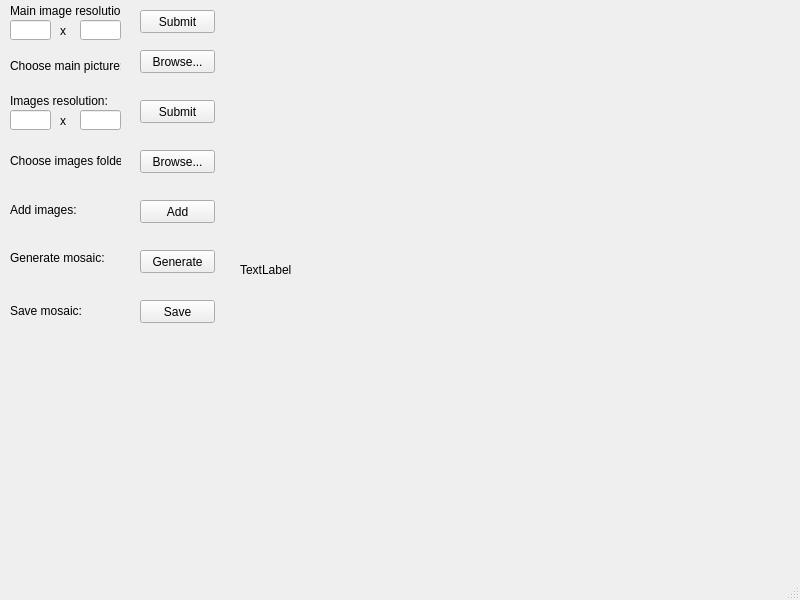
<?xml version="1.0" encoding="UTF-8"?>
<ui version="4.0">
 <class>MainWindow</class>
 <widget class="QMainWindow" name="MainWindow">
  <property name="geometry">
   <rect>
    <x>0</x>
    <y>0</y>
    <width>800</width>
    <height>600</height>
   </rect>
  </property>
  <property name="windowTitle">
   <string>MainWindow</string>
  </property>
  <property name="styleSheet">
   <string notr="true"/>
  </property>
  <widget class="QWidget" name="centralwidget">
   <widget class="QLabel" name="label_pic">
    <property name="geometry">
     <rect>
      <x>240</x>
      <y>-130</y>
      <width>800</width>
      <height>800</height>
     </rect>
    </property>
    <property name="sizeIncrement">
     <size>
      <width>0</width>
      <height>0</height>
     </size>
    </property>
    <property name="baseSize">
     <size>
      <width>0</width>
      <height>0</height>
     </size>
    </property>
    <property name="styleSheet">
     <string notr="true"/>
    </property>
    <property name="text">
     <string>TextLabel</string>
    </property>
   </widget>
   <widget class="QPushButton" name="selectImageButton">
    <property name="geometry">
     <rect>
      <x>140</x>
      <y>50</y>
      <width>75</width>
      <height>23</height>
     </rect>
    </property>
    <property name="text">
     <string>Browse...</string>
    </property>
   </widget>
   <widget class="QLabel" name="label_2">
    <property name="geometry">
     <rect>
      <x>10</x>
      <y>50</y>
      <width>111</width>
      <height>31</height>
     </rect>
    </property>
    <property name="accessibleName">
     <string/>
    </property>
    <property name="text">
     <string>Choose main picture:</string>
    </property>
   </widget>
   <widget class="QLabel" name="label_choose">
    <property name="geometry">
     <rect>
      <x>10</x>
      <y>250</y>
      <width>111</width>
      <height>16</height>
     </rect>
    </property>
    <property name="text">
     <string>Generate mosaic:</string>
    </property>
   </widget>
   <widget class="QPushButton" name="pushButton">
    <property name="geometry">
     <rect>
      <x>140</x>
      <y>250</y>
      <width>75</width>
      <height>23</height>
     </rect>
    </property>
    <property name="text">
     <string>Generate</string>
    </property>
   </widget>
   <widget class="QLabel" name="label">
    <property name="geometry">
     <rect>
      <x>10</x>
      <y>150</y>
      <width>111</width>
      <height>21</height>
     </rect>
    </property>
    <property name="text">
     <string>Choose images folder:</string>
    </property>
   </widget>
   <widget class="QPushButton" name="imagesButton">
    <property name="geometry">
     <rect>
      <x>140</x>
      <y>150</y>
      <width>75</width>
      <height>23</height>
     </rect>
    </property>
    <property name="text">
     <string>Browse...</string>
    </property>
   </widget>
   <widget class="QLabel" name="label_3">
    <property name="geometry">
     <rect>
      <x>10</x>
      <y>200</y>
      <width>91</width>
      <height>20</height>
     </rect>
    </property>
    <property name="text">
     <string>Add images:</string>
    </property>
   </widget>
   <widget class="QPushButton" name="AddButton">
    <property name="geometry">
     <rect>
      <x>140</x>
      <y>200</y>
      <width>75</width>
      <height>23</height>
     </rect>
    </property>
    <property name="text">
     <string>Add</string>
    </property>
   </widget>
   <widget class="QLabel" name="label_4">
    <property name="geometry">
     <rect>
      <x>10</x>
      <y>0</y>
      <width>111</width>
      <height>21</height>
     </rect>
    </property>
    <property name="text">
     <string>Main image resolution:</string>
    </property>
   </widget>
   <widget class="QLineEdit" name="lineEdit1">
    <property name="geometry">
     <rect>
      <x>10</x>
      <y>20</y>
      <width>41</width>
      <height>20</height>
     </rect>
    </property>
   </widget>
   <widget class="QLineEdit" name="lineEdit2">
    <property name="geometry">
     <rect>
      <x>80</x>
      <y>20</y>
      <width>41</width>
      <height>20</height>
     </rect>
    </property>
   </widget>
   <widget class="QLabel" name="label_5">
    <property name="geometry">
     <rect>
      <x>60</x>
      <y>20</y>
      <width>21</width>
      <height>21</height>
     </rect>
    </property>
    <property name="text">
     <string>x</string>
    </property>
   </widget>
   <widget class="QPushButton" name="SubmitRes">
    <property name="geometry">
     <rect>
      <x>140</x>
      <y>10</y>
      <width>75</width>
      <height>23</height>
     </rect>
    </property>
    <property name="palette">
     <palette>
      <active>
       <colorrole role="Button">
        <brush brushstyle="SolidPattern">
         <color alpha="255">
          <red>240</red>
          <green>240</green>
          <blue>240</blue>
         </color>
        </brush>
       </colorrole>
       <colorrole role="Light">
        <brush brushstyle="SolidPattern">
         <color alpha="255">
          <red>255</red>
          <green>255</green>
          <blue>255</blue>
         </color>
        </brush>
       </colorrole>
       <colorrole role="ButtonText">
        <brush brushstyle="SolidPattern">
         <color alpha="255">
          <red>0</red>
          <green>0</green>
          <blue>0</blue>
         </color>
        </brush>
       </colorrole>
      </active>
      <inactive>
       <colorrole role="Button">
        <brush brushstyle="SolidPattern">
         <color alpha="255">
          <red>240</red>
          <green>240</green>
          <blue>240</blue>
         </color>
        </brush>
       </colorrole>
       <colorrole role="Light">
        <brush brushstyle="SolidPattern">
         <color alpha="255">
          <red>255</red>
          <green>255</green>
          <blue>255</blue>
         </color>
        </brush>
       </colorrole>
       <colorrole role="ButtonText">
        <brush brushstyle="SolidPattern">
         <color alpha="255">
          <red>0</red>
          <green>0</green>
          <blue>0</blue>
         </color>
        </brush>
       </colorrole>
      </inactive>
      <disabled>
       <colorrole role="Button">
        <brush brushstyle="SolidPattern">
         <color alpha="255">
          <red>240</red>
          <green>240</green>
          <blue>240</blue>
         </color>
        </brush>
       </colorrole>
       <colorrole role="Light">
        <brush brushstyle="SolidPattern">
         <color alpha="255">
          <red>255</red>
          <green>255</green>
          <blue>255</blue>
         </color>
        </brush>
       </colorrole>
       <colorrole role="ButtonText">
        <brush brushstyle="SolidPattern">
         <color alpha="255">
          <red>120</red>
          <green>120</green>
          <blue>120</blue>
         </color>
        </brush>
       </colorrole>
      </disabled>
     </palette>
    </property>
    <property name="styleSheet">
     <string notr="true"/>
    </property>
    <property name="text">
     <string>Submit</string>
    </property>
   </widget>
   <widget class="QLabel" name="label_6">
    <property name="geometry">
     <rect>
      <x>10</x>
      <y>300</y>
      <width>81</width>
      <height>21</height>
     </rect>
    </property>
    <property name="text">
     <string>Save mosaic:</string>
    </property>
   </widget>
   <widget class="QPushButton" name="SaveButton">
    <property name="geometry">
     <rect>
      <x>140</x>
      <y>300</y>
      <width>75</width>
      <height>23</height>
     </rect>
    </property>
    <property name="text">
     <string>Save</string>
    </property>
   </widget>
   <widget class="QLabel" name="label_7">
    <property name="geometry">
     <rect>
      <x>10</x>
      <y>90</y>
      <width>111</width>
      <height>21</height>
     </rect>
    </property>
    <property name="text">
     <string>Images resolution:</string>
    </property>
   </widget>
   <widget class="QLineEdit" name="lineEdit3">
    <property name="geometry">
     <rect>
      <x>10</x>
      <y>110</y>
      <width>41</width>
      <height>20</height>
     </rect>
    </property>
   </widget>
   <widget class="QLineEdit" name="lineEdit4">
    <property name="geometry">
     <rect>
      <x>80</x>
      <y>110</y>
      <width>41</width>
      <height>20</height>
     </rect>
    </property>
   </widget>
   <widget class="QLabel" name="label_8">
    <property name="geometry">
     <rect>
      <x>60</x>
      <y>110</y>
      <width>21</width>
      <height>21</height>
     </rect>
    </property>
    <property name="text">
     <string>x</string>
    </property>
   </widget>
   <widget class="QPushButton" name="SubmitImgRes">
    <property name="geometry">
     <rect>
      <x>140</x>
      <y>100</y>
      <width>75</width>
      <height>23</height>
     </rect>
    </property>
    <property name="text">
     <string>Submit</string>
    </property>
   </widget>
  </widget>
  <widget class="QMenuBar" name="menubar">
   <property name="geometry">
    <rect>
     <x>0</x>
     <y>0</y>
     <width>800</width>
     <height>21</height>
    </rect>
   </property>
  </widget>
  <widget class="QStatusBar" name="statusbar"/>
 </widget>
 <resources/>
 <connections/>
</ui>
